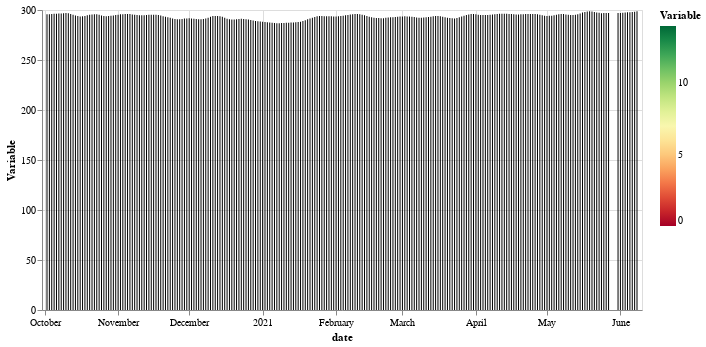

Here is the notebook cell this chart was saved with:
### Code cell
variable_meteo = 'TA_f'

# print time series
import altair as alt

data_meteo        = df_meteo_tower.reset_index()
data_meteo_one    = data_meteo[['date',variable_meteo]].copy()
data_meteo_one    = data_meteo_one.rename(columns={
    variable_meteo: 'Variable',
})
data_co_fluxes.head(10)

alt.Chart(data_meteo_one).mark_bar(size=1).encode(
    x='date:T',
    y='Variable:Q',
    color=alt.Color(
        'Variable:Q', scale=alt.Scale(scheme='redyellowgreen', domain=(0, 14))),
    tooltip=[
        alt.Tooltip('date:T', title='Date'),
        alt.Tooltip('Variable:Q', title='Variable')
    ]).properties(width=600, height=300)

### Figure 1 — Vega-Lite specification as saved in the notebook (floating-point values rounded to 4 significant figures; data arrays with more than 128 entries replaced by an {"elided": "..."} marker saying what was removed)
{"config": {"view": {"continuousWidth": 400, "continuousHeight": 300}}, "data": {"name": "data-9e6188006b0c57b45c9f417b264ab5cb"}, "mark": {"type": "bar", "size": 1}, "encoding": {"color": {"type": "quantitative", "field": "Variable", "scale": {"domain": [0, 14], "scheme": "redyellowgreen"}}, "tooltip": [{"type": "temporal", "field": "date", "title": "Date"}, {"type": "quantitative", "field": "Variable", "title": "Variable"}], "x": {"type": "temporal", "field": "date"}, "y": {"type": "quantitative", "field": "Variable"}}, "height": 300, "width": 600, "$schema": "https://vega.github.io/schema/vega-lite/v4.8.1.json", "datasets": {"data-9e6188006b0c57b45c9f417b264ab5cb": {"elided": "247 records"}}}
